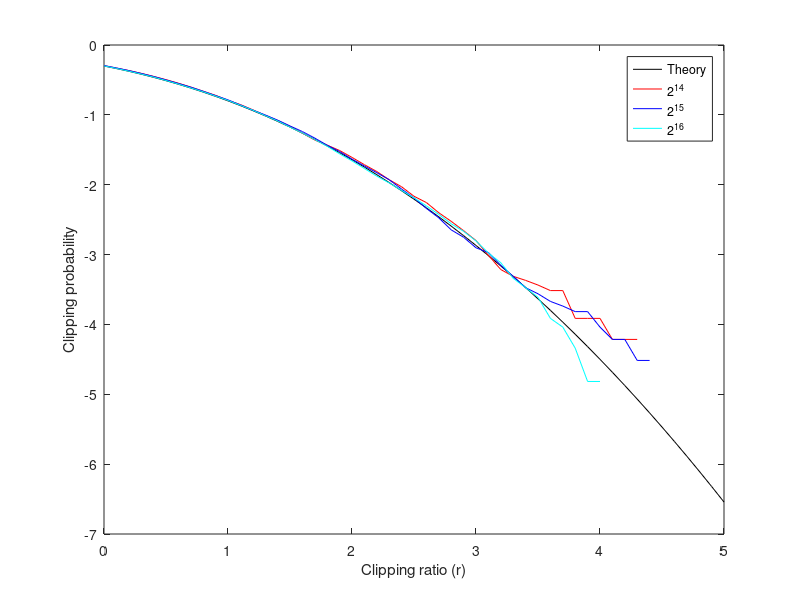

MATLAB code for this plot:
clear, clc, close all

r = 0:0.1:5;

x = randn(2^14,1);
for k = 1:length(r)
    Pc1(k) = mean(x < -r(k));
end

x = randn(2^15,1);
for k = 1:length(r)
    Pc2(k) = mean(x < -r(k));
end
   
x = randn(2^16,1);
for k = 1:length(r)
    Pc3(k) = mean(x < -r(k));
end

plot(r, log10(qfunc(r)), 'k', r, log10(Pc1), 'r', r, log10(Pc2), 'b', r, log10(Pc3), 'c')
xlabel('Clipping ratio (r)')
ylabel('Clipping probability')
legend('Theory', '2^{14}', '2^{15}', '2^{16}')